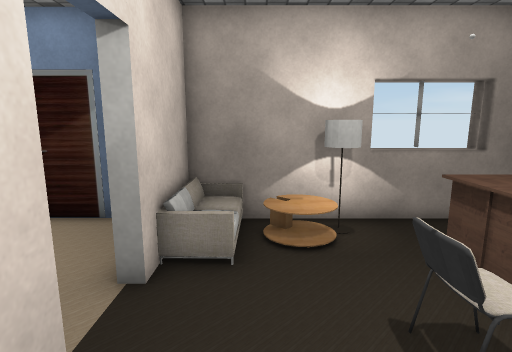
view 1 (above)

12 first-person views from a walk through a 3-D level made in the Unity game engine. The camera is 1.4 m above the floor, tilts 10° down and sees 80° across. The floor is counted in squares, 0.5 m on a side. Each view is taken from the middle of a square. On the plan, view 1 faces up. The plan holds only what a view shows up to about 20 squares ahead; the rest is blank. The place goes on beyond the plan. The player is left out. Some animated figures are not drawn. Some surface patterns are stand-ins.

view 2
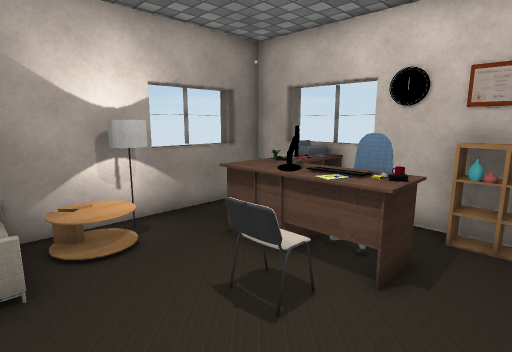

view 3
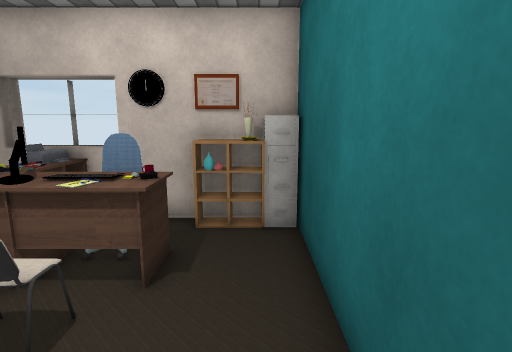

view 4
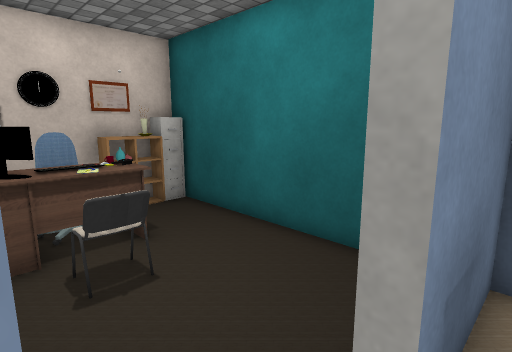

view 5
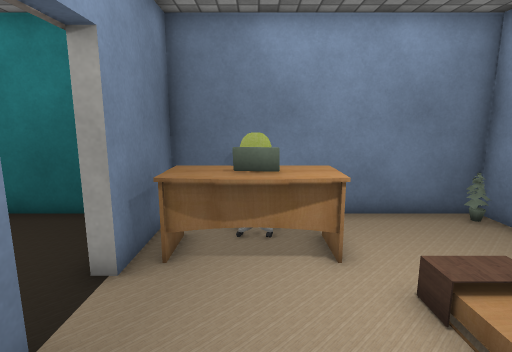

view 6
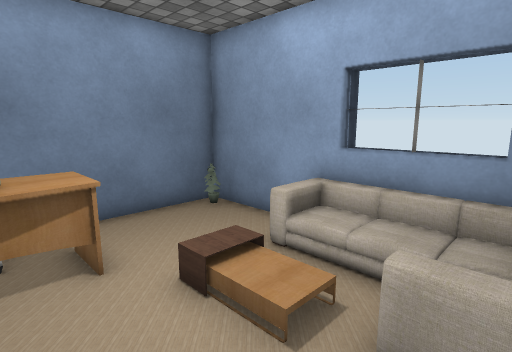

view 7
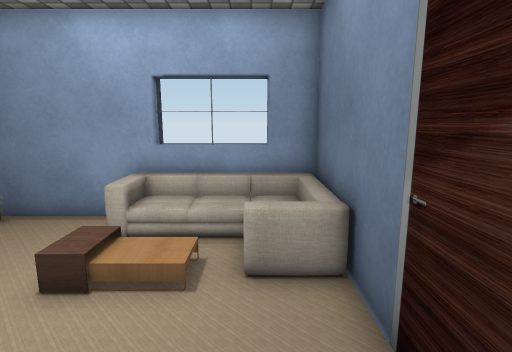

view 8
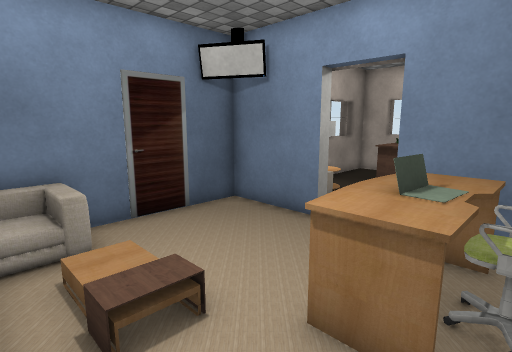

view 9
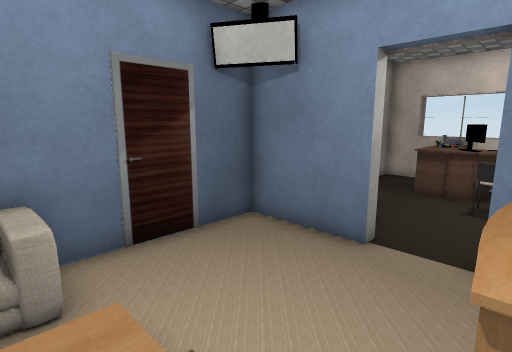

view 10
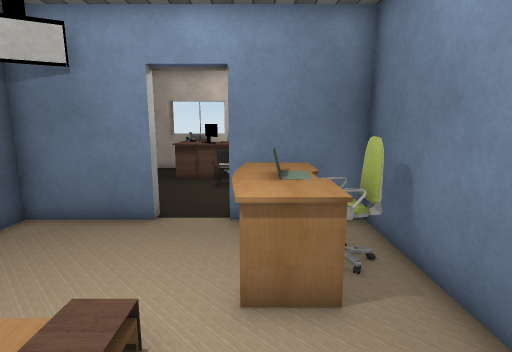

view 11
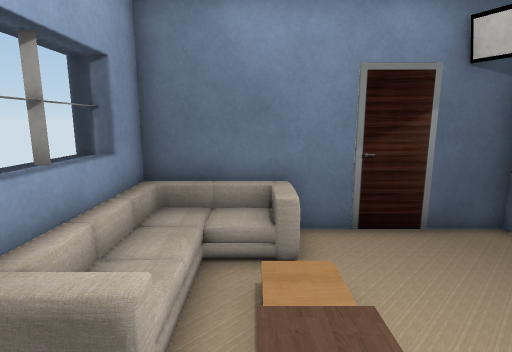

view 12
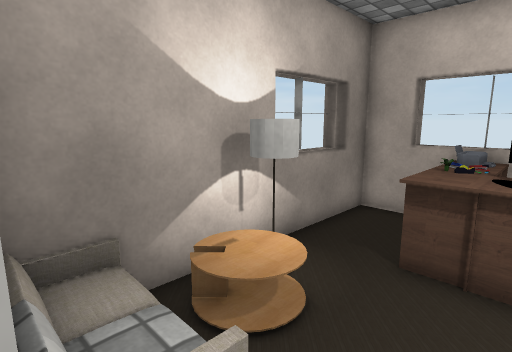

### Floor plan
Key: @ floor where view 1 was taken; # wall or solid block; . main floor; : floor 0.25 m higher than the main floor; / step, stairs or slope; = window, fence, low wall or low ledge; L lamp; S sofa; T table; E desk; C chair; P printer; K keyboard; R rack; A vase; B cabinet; F laptop; O other object.
Columns run from 13 left of view 1 to 8 right of it. Each row starts with its distance up from view 1.
 10                     #
  9  ################===##
  8 ##   S.....# .OLL....#
  7 #= OOS.....# .OL.....#
  6 #= ///.....SO....TOTP#
  5 ## //:.....#.....EETP#
  4 ## S/:.........C.#KC #
  3  #SS...........COKCC #
  2  #....EEFEE#.....EE.R#
  1  #....EEFEE#......O.A#
  0  #O....CCC.#.@......A#
 -1  ###################B#

Positions as (right, up) in squares from view 1, and headings:
1: (0, 0), facing up
2: (-1, 0), facing up-right
3: (-1, 0), facing right
4: (-3, 5), facing down-right
5: (-5, 8), facing down
6: (-5, 8), facing down-left
7: (-3, 7), facing left
8: (-10, 0), facing up-right
9: (-9, 2), facing up-right
10: (-11, 2), facing right
11: (-9, 1), facing up
12: (-2, 4), facing up-right
